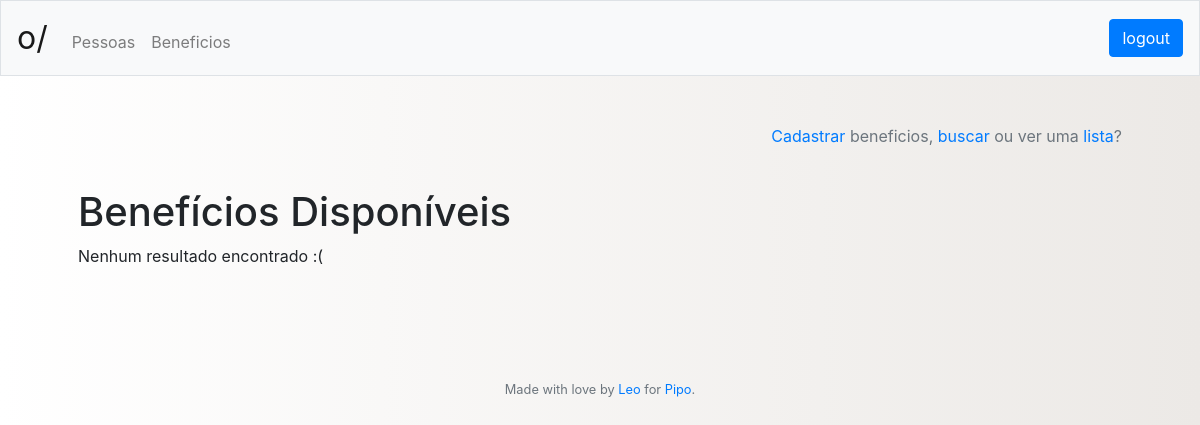
Page /beneficios/lista (signed in) on the earlier database version.
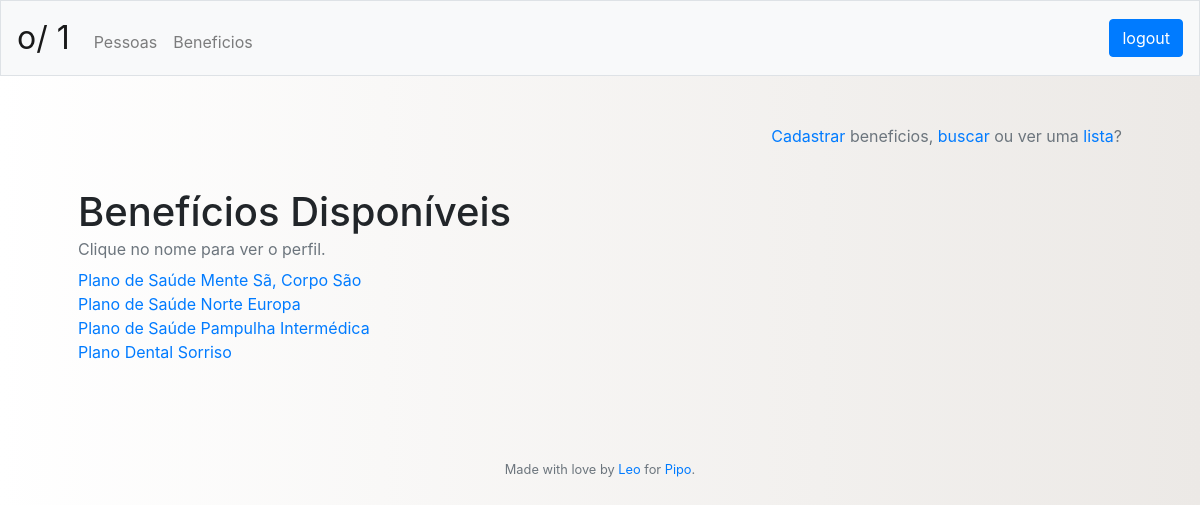
Same page on the later database version.
### db.py (models this page shows)
class Benefit(Base):
	__table__ = Base.metadata.tables['benefit']

### app.py (the view)
@app.route("/beneficios/lista", methods=['GET'])
@login_required
def benefits_list():
	benefits_list = CompanyProfile(session["idCompany"]).get_benefits()
	return render_template("benefits_list.html", header = get_header(session),
												benefits_list = benefits_list)

### app.py (called while the page is built)
@app.after_request
def after_request(response):
    response.headers["Cache-Control"] = "no-cache, no-store, must-revalidate"
    response.headers["Expires"] = 0
    response.headers["Pragma"] = "no-cache"
    return response

@app.teardown_request
def remove_session(ex=None):
    db.remove()

def login_required(f):
    @wraps(f)
    def decorated_function(*args, **kwargs):
        if session.get("id") is None:
            return redirect("/login")
        return f(*args, **kwargs)
    return decorated_function

### db.py (called while the page is built)
def company_exists(idCompany):
	if not is_int(idCompany):
			raise TypeError
	results = (db.query(Company.id)
				.filter(Company.id == idCompany).all())
	if len(results) == 1:
		return True
	elif len(results) > 1:
		raise Exception("Database is compromised")
	else:
		return False

def query_company_benefits(idCompany):
	results = (db.query(Benefit.id, Benefit.name)
				.filter(Benefit.id == CompanyBenefit.idBenefit)
				.filter(CompanyBenefit.idCompany == idCompany)
				.order_by(Benefit.name).all())
	return results

### templates/benefits_list.html
{% extends "layout.html" %}
{% block main %}
	<p align="right" class="text-muted"><a href="/beneficios/cadastro">Cadastrar</a> beneficios, <a href="/beneficios/busca">buscar</a> ou ver uma <a href="/beneficios/lista">lista</a>?</p>
	<br>
		<h1>Benefícios Disponíveis</h1>
		{% if benefits_list|length %}
		<p style="margin-bottom: 7px; margin-top: -7px;" class="text-muted">Clique no nome para ver o perfil.</p>
		{% for benefit in benefits_list|sort(attribute='name') %}
			<a href="/beneficios/perfil/{{ benefit['idBenefit'] }}">{{ benefit["name"] }}</a><br>
		{% endfor %}
	{% else %}
		<p>Nenhum resultado encontrado :(</p>
	{% endif %}
	<br><br>
{% endblock %}

Differences in the rows shown:
now on this page (row edited): Benefit: name "Plano de Saúde Mente Sã, Corpo São"
now on this page (row edited): Benefit: name "Plano de Saúde Norte Europa"
now on this page (row edited): Benefit: name "Plano de Saúde Pampulha Intermédica"
now on this page (row edited): Benefit: name "Plano Dental Sorriso"
Other differences:
{{ header["company"] }}: (not shown) → "1"
text no longer shown: "Nenhum resultado encontrado :("
text now shown: "Clique no nome para ver o perfil."
